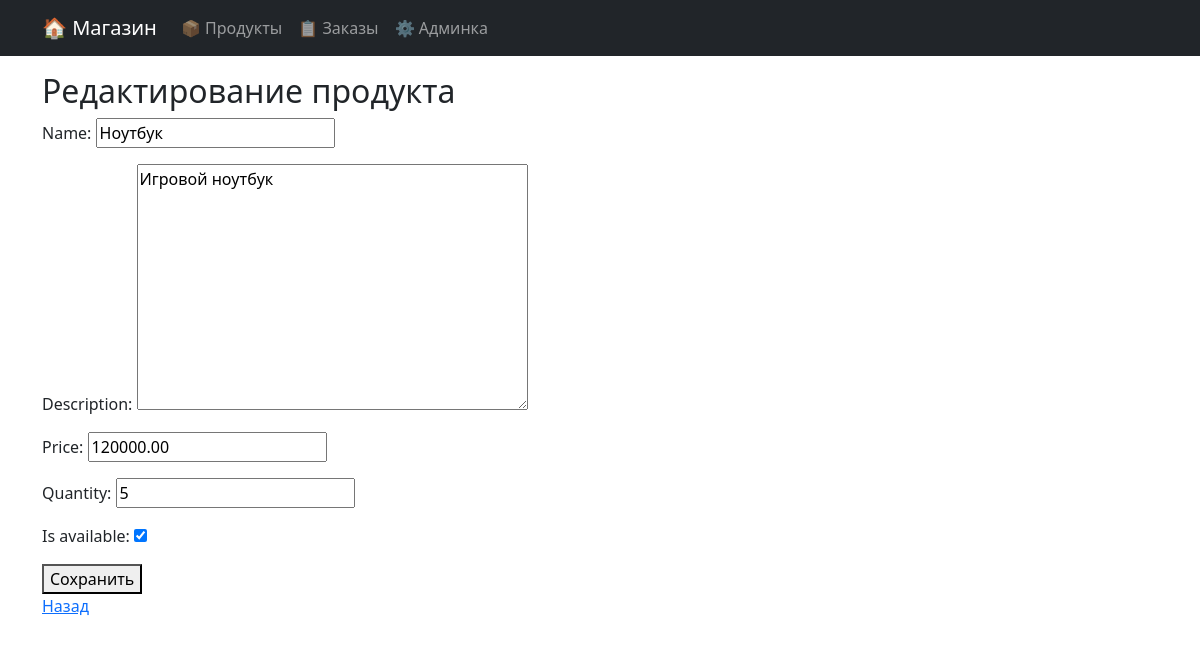
The app's page /shop/products/1/update/ (signed in), older data.
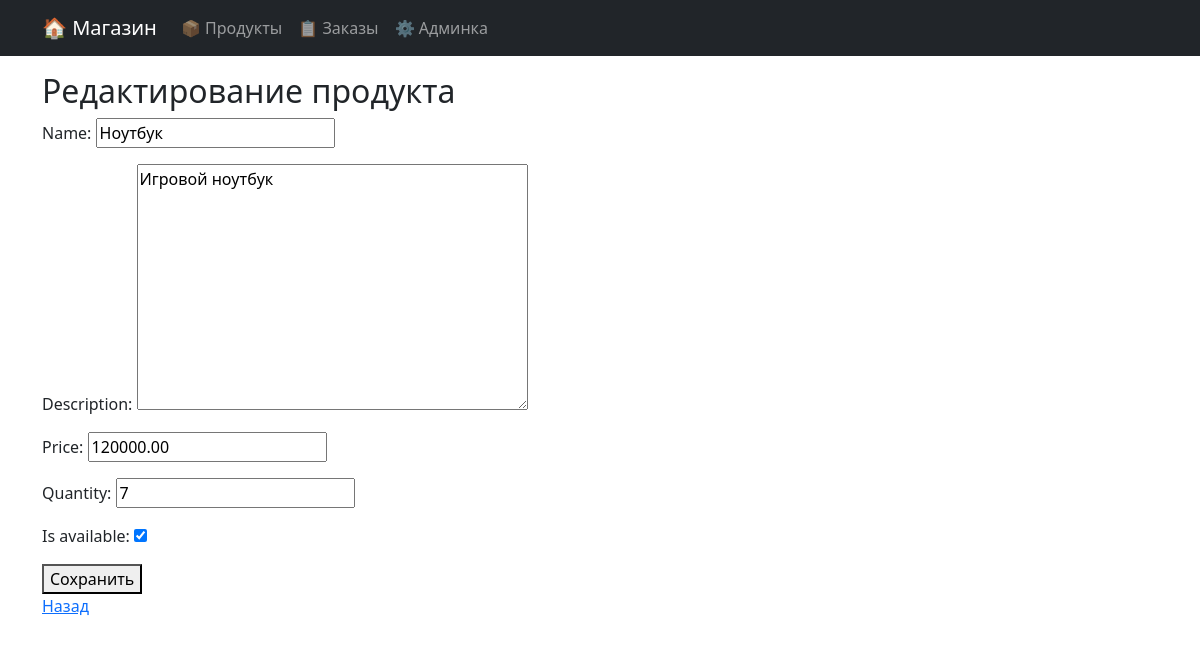
The same page, newer data.
### shopapp/models.py (models this page shows, shortened)
class Product(models.Model):
    name = models.CharField(max_length=100, db_index=True)
    description = models.TextField(blank=True, null=True, db_index=True)
    price = models.DecimalField(max_digits=10, decimal_places=2)
    quantity = models.PositiveIntegerField(default=0)
    created_at = models.DateTimeField(auto_now_add=True)
    is_available = models.BooleanField(default=True)
    created_by = models.ForeignKey(User, on_delete=models.CASCADE, verbose_name="Создатель")

### shopapp/views.py (the view)
# urls.py: path("products/<int:pk>/update/", ProductUpdateView.as_view(), name="product_update"),
class ProductUpdateView(PermissionRequiredMixin, UpdateView):
    model = Product
    form_class = ProductForm
    template_name = "shopapp/product_form.html"
    success_url = reverse_lazy("shopapp:product_list")
    permission_required = "shopapp.change_product"
    def dispatch(self, request, *args, **kwargs):
        product = self.get_object()
        if not request.user.is_superuser and request.user != product.created_by:
            raise PermissionDenied("Вы не можете редактировать этот продукт")
        return super().dispatch(request, *args, **kwargs)

### shopapp/forms.py
class ProductForm(forms.ModelForm):
    class Meta:
        model = Product
        fields = ('name', 'description', 'price',
                  'quantity', 'is_available')

### templates/shopapp/product_form.html (shortened to what this page needs)
{% extends "shopapp/base.html" %}
{% block content %}
    <h2>{% if product %}Редактирование{% else %}Создание{% endif %} продукта</h2>
    <form method="post">
        {{ form.as_p }}
        <button type="submit">Сохранить</button>
    </form>
    <a href="{% url 'shopapp:product_list' %}">Назад</a>
{% endblock %}

Row changes from the older to the newer data that the page shows:
changed Product "Ноутбук": quantity "5" → "7"
